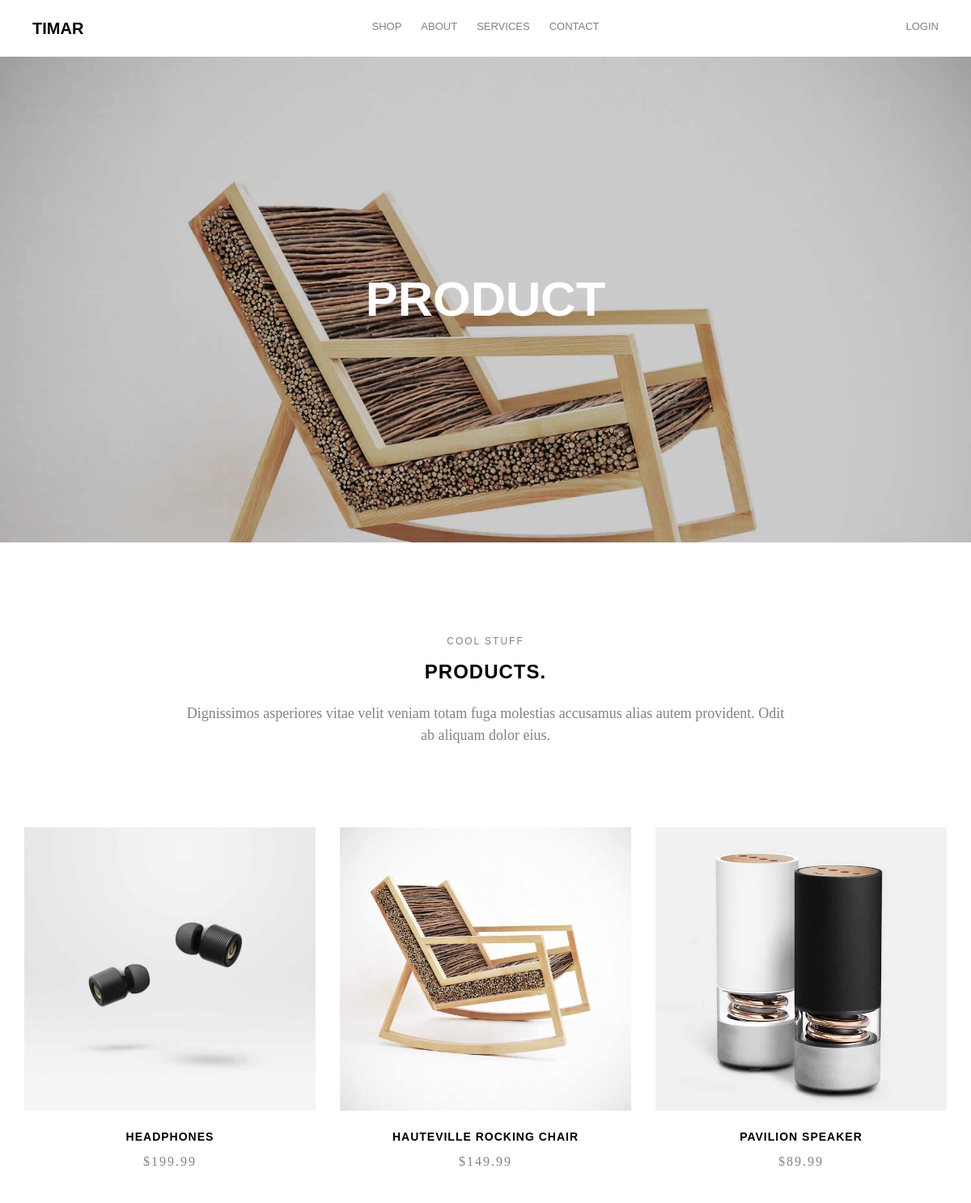
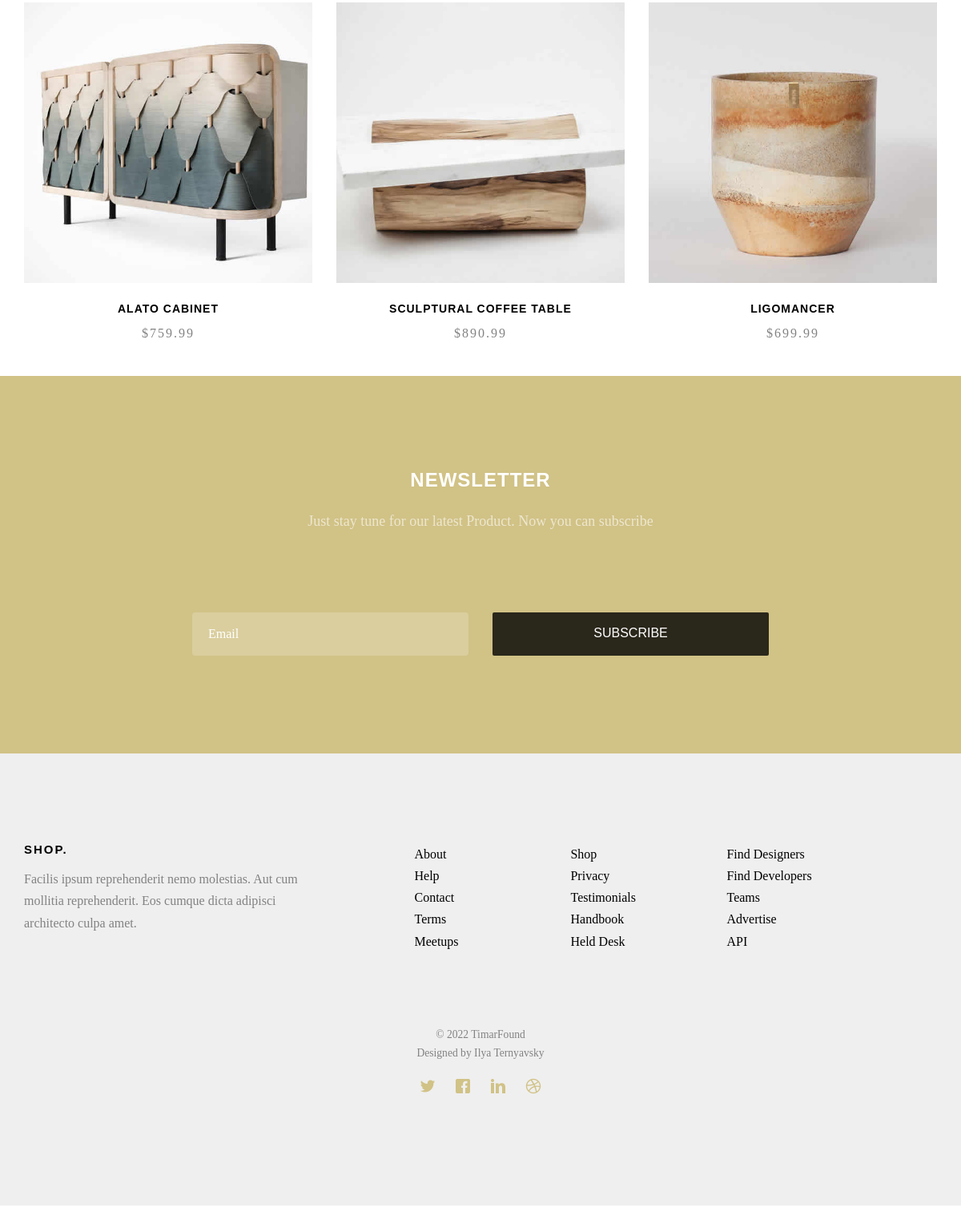
Page /products on the committed database (2 pictures, top to bottom).
### Main/models.py (models this page shows, shortened)
class Product(models.Model):
    title = models.CharField(max_length=50)
    price = models.DecimalField(max_digits=7, decimal_places=2)
    text = models.TextField(max_length=1000)
    image = models.ImageField(null=True, blank=True)
    @property
    def imageURL(self):
        try:
            url = self.image.url
        except:
            url = ''
        return url

### Main/views.py (the view)
# urls.py: path('products',views.product,name='product'),
def product(request):
    products = Product.objects.all()
    if request.user.is_authenticated:
        cart_objects = Cart.objects.filter(user_id=request.user)
        quantity_objects = len(cart_objects)
        context = {
        'quant':quantity_objects,
         'products':products,
        }
    else:
        context = {
        'products':products,
    }
    return render(request,'Main/product.html',context)

### templates/Main/product.html (shortened to what this page needs)
{% extends 'Main/base.html' %}
{% load static %}
	{% block body %}
	<div id="page">
		<nav class="fh5co-nav" role="navigation">
			<div class="container">
				<div class="row">
					<div class="col-md-3 col-xs-2">
						<div id="fh5co-logo"><a href="{% url 'home' %}">Timar</a></div>
					</div>
					<div class="col-md-6 col-xs-6 text-center menu-1">
						<ul>
							<li class="has-dropdown">
								<a href="{% url 'product' %}">Shop</a>
							</li>
							<li><a href="{% url 'about' %}">About</a></li>
							<li class="has-dropdown">
								<a href="{% url 'service' %}">Services</a>
							</li>
							<li><a href="{% url 'contact' %}">Contact</a></li>
						</ul>
					</div>
					<div class="col-md-3 col-xs-4 text-right hidden-xs menu-2">
						<ul>
							{% if user.is_authenticated %}
							<li class="shopping-cart"><a href="{% url 'cart' %}"  class="cart"><span><small>{{ quant }}</small><i class="icon-shopping-cart"></i></span></a></li>
							<li><a href="{% url 'account' user.id %}">Hello, {{user.username}}</a>|<a href="{% url 'lout' %}">Logout</a></li>
							{% else %}
							<li><a href="{% url 'lin' %}" >Login</a></li>
							{% endif %}
						</ul>
					</div>
				</div>
			</div>
		</nav>
	<header id="fh5co-header" class="fh5co-cover fh5co-cover-sm" role="banner" style="background-image:url({% static 'Main/img/img_bg_2.jpg' %});">
		<div class="overlay"></div>
		<div class="container">
			<div class="row">
				<div class="col-md-8 col-md-offset-2 text-center">
					<div class="display-t">
						<div class="display-tc animate-box" data-animate-effect="fadeIn">
							<h1>Product</h1>
						</div>
					</div>
				</div>
			</div>
		</div>
	</header>
	<div id="fh5co-product">
		<div class="container">
			<div class="row animate-box">
				<div class="col-md-8 col-md-offset-2 text-center fh5co-heading">
					<span>Cool Stuff</span>
					<h2>Products.</h2>
					<p>Dignissimos asperiores vitae velit veniam totam fuga molestias accusamus alias autem provident. Odit ab aliquam dolor eius.</p>
				</div>
			</div>
			<div class="row">
				{% for i in products %}
				<div class="col-md-4 text-center animate-box">
					<div class="product">
						<div class="product-grid" style="background-image:url({{i.imageURL}});">
						</div>
						<div class="desc">
							<h3><a href="{% url 'single' i.id %}">{{ i.title }}</a></h3>
							<span class="price">${{ i.price }}</span>
						</div>
					</div>
				</div>
				{% endfor %}
		</div>
	</div>
	<div id="fh5co-started">
		<div class="container">
			<div class="row animate-box">
				<div class="col-md-8 col-md-offset-2 text-center fh5co-heading">
					<h2>Newsletter</h2>
					<p>Just stay tune for our latest Product. Now you can subscribe</p>
				</div>
			</div>
			<div class="row animate-box">
				<div class="col-md-8 col-md-offset-2">
					<form class="form-inline">
						<div class="col-md-6 col-sm-6">
							<div class="form-group">
								<input type="email" class="form-control" id="email" placeholder="Email">
							</div>
						</div>
						<div class="col-md-6 col-sm-6">
							<button type="submit" class="btn btn-default btn-block">Subscribe</button>
						</div>
					</form>
				</div>
			</div>
		</div>
	</div>
	{% include 'Main/footer.html' %}
	</div>
{% endblock %}

### rows in the picture
Product: imageURL (picture), title "HEADPHONES", price "199.99"
Product: imageURL (picture), title "HAUTEVILLE ROCKING CHAIR", price "149.99"
Product: imageURL (picture), title "PAVILION SPEAKER", price "89.99"
Product: imageURL (picture), title "ALATO CABINET", price "759.99"
Product: imageURL (picture), title "SCULPTURAL COFFEE TABLE", price "890.99"
Product: imageURL (picture), title "LIGOMANCER", price "699.99"
